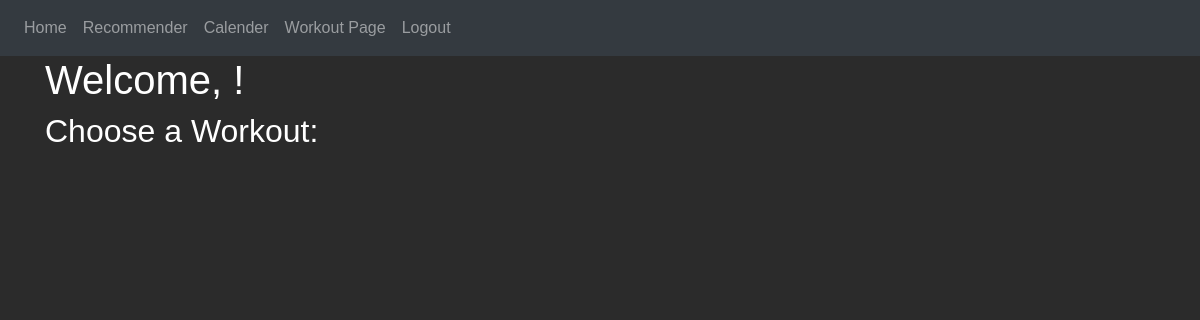
Page / (signed in) on the earlier database version.
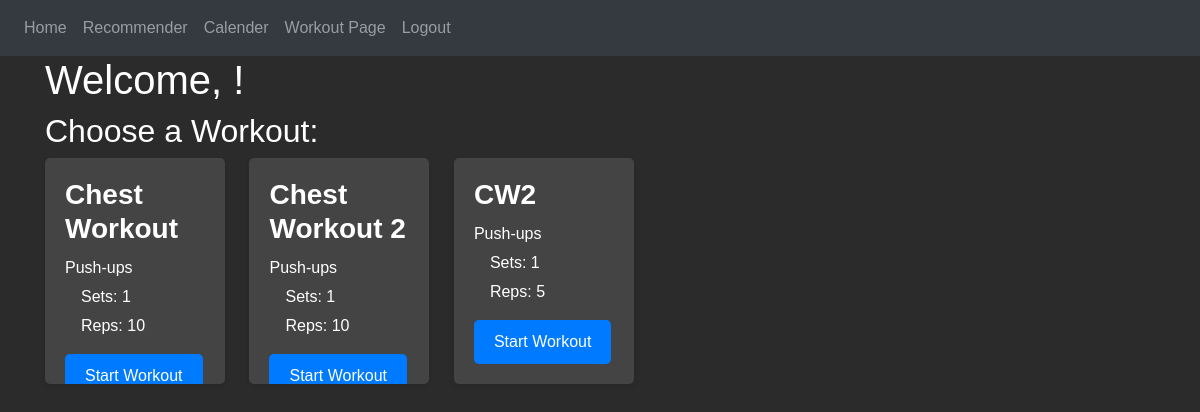
Same page on the later database version.
### tables this page shows
CREATE TABLE "SavedWorkouts" (
	"id"	INTEGER,
	"UserID"	TEXT,
	"WorkoutName"	TEXT,
	"ExerciseName"	TEXT,
	"NumberOfSets"	INTEGER,
	"NumberOfReps"	TEXT,
	"Weights"	TEXT
);

### website/blueprints/views.py (the view)
@views.route('/', methods=['GET', 'POST']) # This is a decorator that tells Flask what URL to trigger the function
@login_required # This is a decorator that tells Flask we need to login before accessing the home page
def home():
    if request.method == 'POST':
        muscle_group = request.form.get('MuscleGroup') #get to getlist and muscle_group to muscle_groups for multi selec
        equipment = request.form.get('Equipment')
        return redirect(url_for('WorkoutPage.result', muscle_group=muscle_group, equipment=equipment)) #return redirect(url_for('WorkoutPage.result', muscle_groups=','.join(muscle_groups), equipment=equipment))#for multi musc selec
    else:
        workoutNames = []
        workoutList = []
        dbInstance = DbAccessSingleton.get_instance()
        result = dbInstance.custom_query("SELECT DISTINCT WorkoutName FROM SavedWorkouts WHERE UserID = " + f"'{current_user.email}'")
        result = list(result)
        for name in result:
            tempName = name[0]
            workoutNames.append(tempName)
        for name in workoutNames:
            workoutObj = UserWorkout({'name': name, 'exercises': []})
            workoutObj.get_workout_db()
            workoutList.append(workoutObj)
        return render_template("WorkoutViewer.html", user=current_user, workoutList=workoutList)

### website/access.py (called while the page is built)
    @classmethod
    def get_instance(cls):
        if cls._instance is None:
            cls._instance = cls.__new__(cls)
        return cls._instance

    def custom_query(self, text):
        currentScriptPath = os.path.abspath(__file__)
        baseDir = os.path.dirname(os.path.dirname(currentScriptPath))
        dbPath = os.path.join(baseDir, 'instance', 'database.db')
        con = sq.connect(dbPath)
        cur = con.cursor()
        result = cur.execute(text).fetchall()
        con.close()  # Close the connection
        return result

### website/models.py (called while the page is built)
    def to_dict(self):
        tempDict = {}
        tempDict['name'] = self.workoutName
        tempDict['exercises'] = [exercise.__dict__ for exercise in self.exerciseList]
        for exercise in tempDict['exercises']:
            exercise['reps'] = [int(rep) for rep in exercise['reps']]
            exercise['weight'] = [int(weight) for weight in exercise['weight']]
        return tempDict

### website/templates/WorkoutViewer.html (shortened to what this page needs)
{% extends "base.html" %}
{% block content %}
    <h1>Welcome, {{ user.username }}!</h1>
    <h2>Choose a Workout:</h2>
    <div id="workout-container">
        {% for workout in workoutList %}
        <div class="workout-block">
            <h3>{{ workout.workoutName }}</h3>
            <ul>
                {% for exercise in workout.exerciseList %}
                <li>{{ exercise.exerciseName }}</li>
                <ul>
                    <li>&emsp;Sets:
                        {{ exercise.sets }}
                    </li>
                    <li>&emsp;Reps:
                        {% for rep in exercise.reps %}
                            {{ rep }}{% if not loop.last %}, {% endif %}
                        {% endfor %}
                    </li>
                </ul>
                {% endfor %}
            </ul>
            <button class="start-workout-btn" data-workout="{{ workout.workoutName }}" data-workout-data='{{ workout.to_dict()|tojson }}'>Start Workout</button>
        </div>
        {% endfor %}
    </div>
{% endblock %}
{% block additional_css %}
    <link rel="stylesheet" href="{{ url_for('static', filename='WorkoutViewer.css') }}">
{% endblock %}

### website/templates/base.html (shortened to what this page needs)
<!DOCTYPE html>
<head>
    <link
        rel="stylesheet"
        href="https://stackpath.bootstrapcdn.com/bootstrap/4.4.1/css/bootstrap.min.css"
    />
    <link
        rel="stylesheet"
        href="https://stackpath.bootstrapcdn.com/font-awesome/4.7.0/css/font-awesome.min.css"
    />
    <link rel="stylesheet" type="text/css" href="{{ url_for('static', filename='Base.css') }}">
    {% block additional_css %}{% endblock %}
</head>
<body>
        <nav class="navbar navbar-expand-lg navbar-dark bg-dark">
            <div class = "collapse navbar-collapse" id="navbar">
                <div class="navbar-nav">
                    {% if user.is_authenticated %}
                    <a class="nav-item nav-link" id="home" href="/">Home</a>
                    <a class="nav-item nav-link" id="recommender" href="/Recommender">Recommender</a>
                    <a class="nav-item nav-link" id="calendar" href="/Calender">Calender</a>
                    <a class="nav-item nav-link" id="workout" href="/WorkoutPage">Workout Page</a>
                    <a class="nav-item nav-link" id="logout" href="/logout">Logout</a>
                    {% else %}
                    <a class="nav-item nav-link" id="login" href="/Login">Login</a>
                    <a class="nav-item nav-link" id="signUP" href="/Sign-up">Sign Up</a>
                    {% endif %}
                </div>
            </div>
        </nav>
        <div class = "container">
            {% block content %}
            {% endblock %}
        </div>
    </body>
</html>

### website/static/WorkoutViewer.css (style rules this page uses)
body { background-color: #2b2b2b; color: #fff; font-family: Arial, sans-serif; margin: 0; padding: 0; }
.workout-block { background-color: #444; border-radius: 5px; box-shadow: 0 2px 5px rgba(0, 0, 0, 0.1); margin-bottom: 20px; padding: 20px; display: inline-block; margin-right: 20px; max-height: 226px; height: 226px; width: 180px; overflow-y: auto; }
.workout-block h3 { margin-top: 0; margin-bottom: 10px; font-size: 28px; font-weight: bold; }
.workout-block ul { list-style-type: none; padding: 0; }
.workout-block ul li { margin-bottom: 5px; }
.start-workout-btn { background-color: #007bff; color: #fff; border: none; border-radius: 5px; padding: 10px 20px; cursor: pointer; font-size: 16px; white-space: nowrap; }

Differences in the rows shown:
added SavedWorkouts: exerciseName "Push-ups", sets "1", reps "10", shown under "Chest Workout"
added SavedWorkouts: exerciseName "Push-ups", sets "1", reps "10", shown under "Chest Workout 2"
added SavedWorkouts: exerciseName "Push-ups", sets "1", reps "5", shown under "CW2"
Other differences:
new list line: "Chest Workout Start Workout"
new list line: "Chest Workout 2 Start Workout"
new list line: "CW2 Start Workout"
